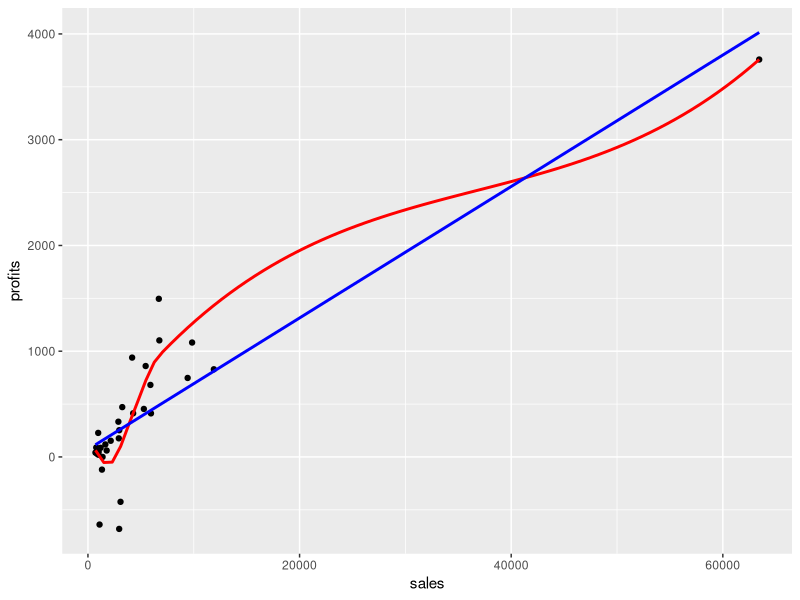
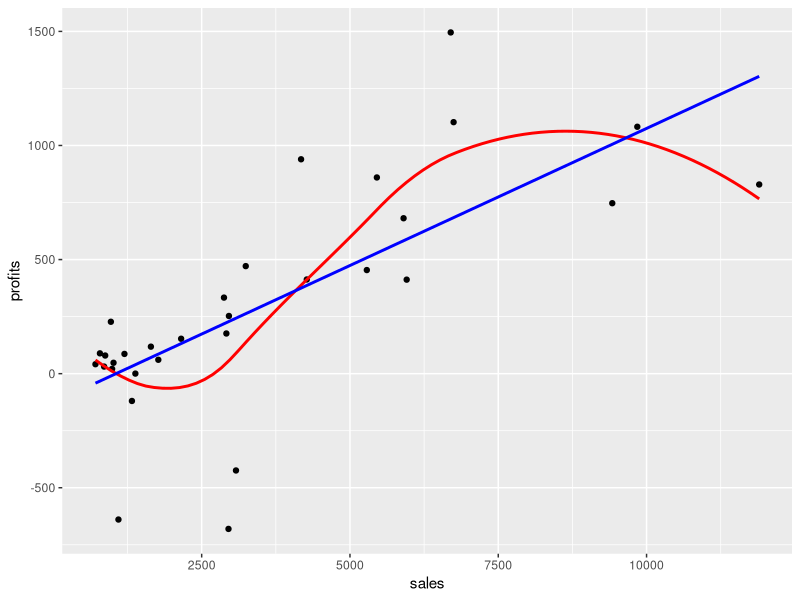
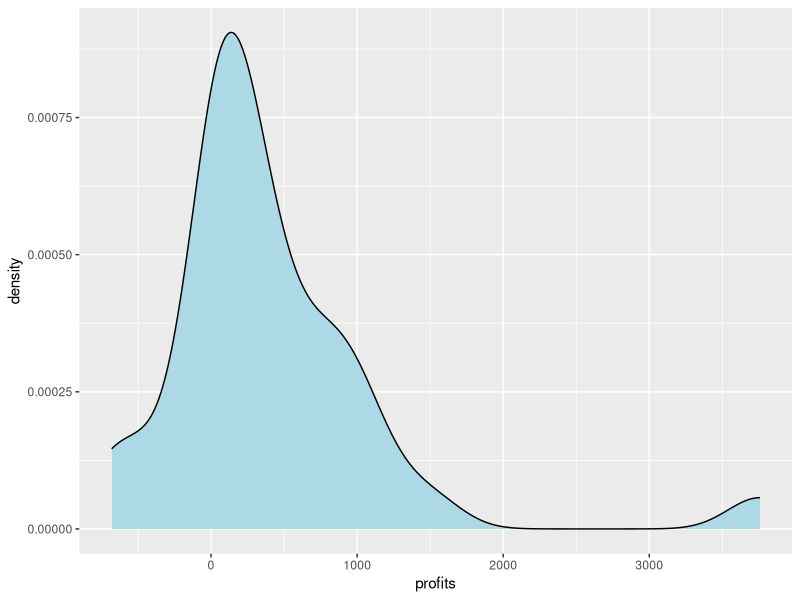
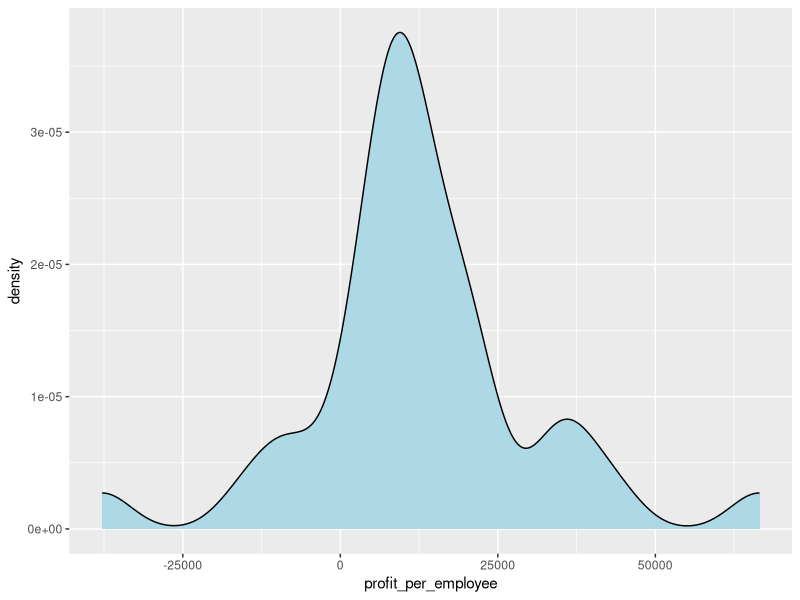
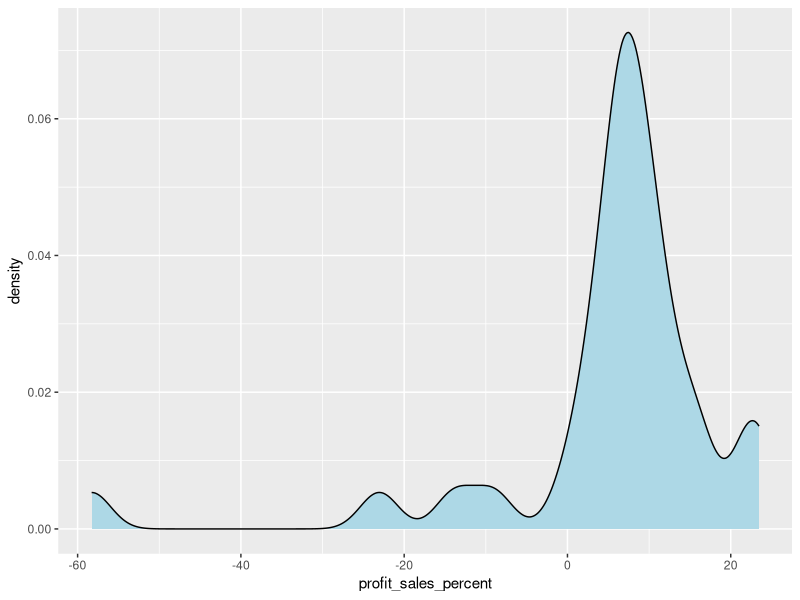
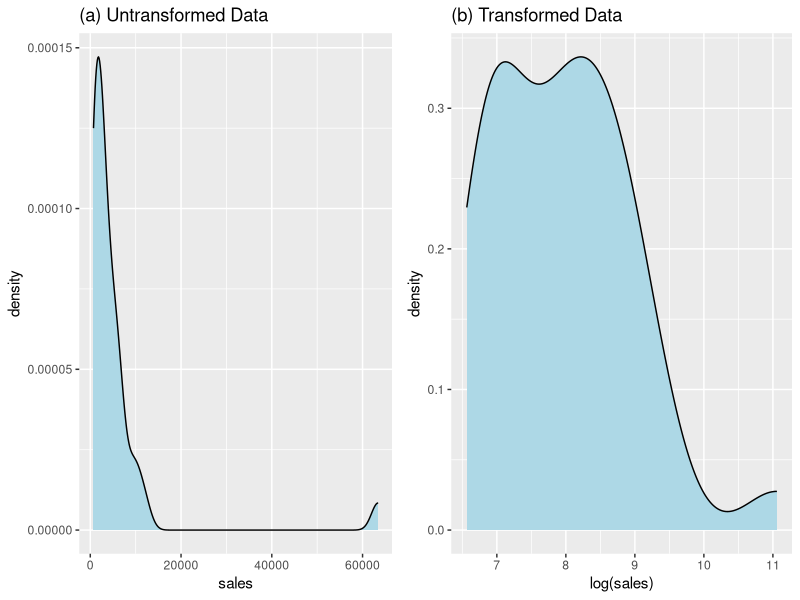

Source code (R) for these figures, in order:
## ---- chunk 1
knitr::opts_chunk$set(echo = FALSE,
                      message = FALSE,
                      warning = FALSE)
library(tidyverse)
library(readxl)
library(gridExtra)
## ---- chunk 2
companies <- read_excel("Companies.xlsx")
## ---- chunk 3
companies %>% glimpse()
## ---- chunk 4
companies %>%
  ggplot(aes(x = sales, y = profits)) +
  geom_point() +
  geom_smooth(color = "red", se = FALSE) +
  geom_smooth(method = "lm", color = "blue", se = FALSE)
## ---- chunk 5
lm(profits ~ sales, data = companies) %>% 
  summary()
## ---- chunk 6
companies %>%
  filter(sales < max(sales)) %>%
  ggplot(aes(x = sales, y = profits)) +
  geom_point() +
  geom_smooth(color = "red", se = FALSE) +
  geom_smooth(method = "lm", color = "blue", se = FALSE)
## ---- chunk 7
lm(profits ~ sales, data = companies %>% filter(sales < max(sales))) %>%
  summary()
## ---- chunk 8
companies %>%
  ggplot(aes(x = profits)) +
  geom_density(fill = "lightblue")
## ---- chunk 9
companies %>%
  ggplot(aes(x = profit_per_employee)) +
  geom_density(fill = "lightblue")
## ---- chunk 10
companies %>%
  ggplot(aes(x = profit_sales_percent)) +
  geom_density(fill = "lightblue")
## ---- chunk 11
untransformed <- companies %>%
  ggplot(aes(x = sales)) +
  geom_density(fill = "lightblue") +
  labs(title = "(a) Untransformed Data")
transformed <- companies %>%
  ggplot(aes(x = log(sales))) +
  geom_density(fill = "lightblue") +
  labs(title = "(b) Transformed Data")
grid.arrange(untransformed, transformed, nrow = 1)
